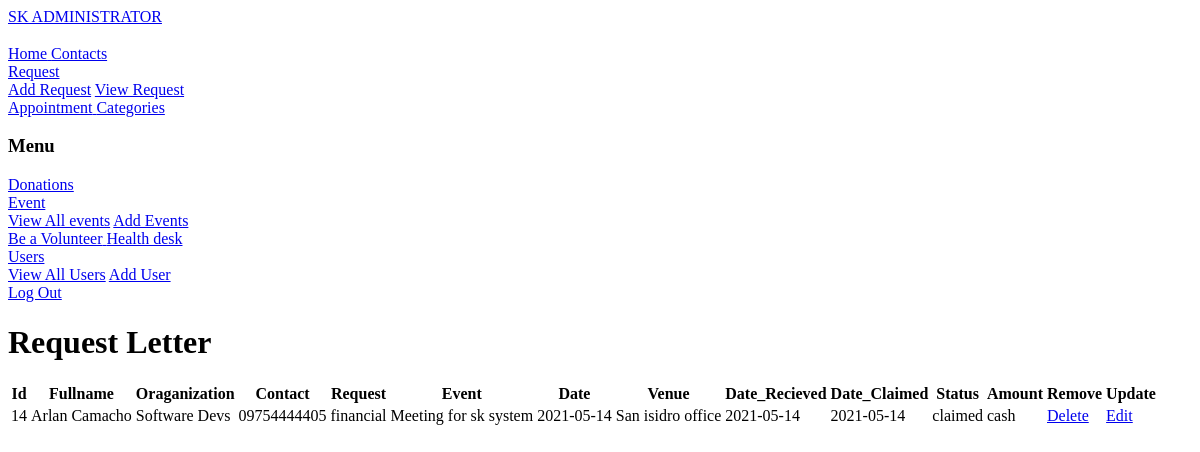
Before: /admin/view_all_request.php with the older database file.
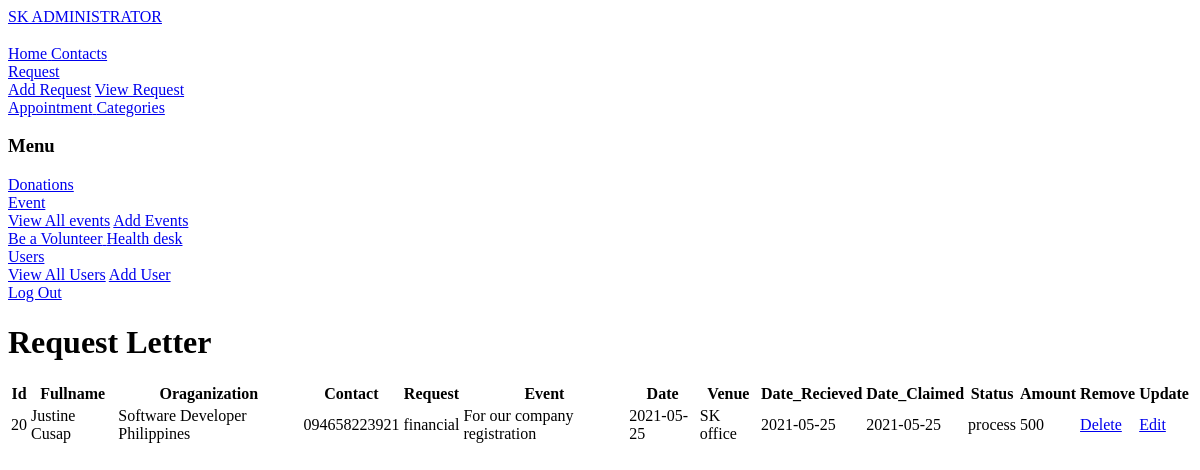
After: the same page with the newer database file.
### tables this page shows
CREATE TABLE `request` (
  `id` int(15) NOT NULL,
  `fullname` varchar(255) NOT NULL,
  `organization` varchar(255) NOT NULL,
  `contact` varchar(255) NOT NULL,
  `request` varchar(255) NOT NULL,
  `event` varchar(255) NOT NULL,
  `date` date NOT NULL,
  `venue` varchar(255) NOT NULL,
  `date_recieved` date NOT NULL,
  `date_claimed` date NOT NULL,
  `amount` varchar(255) NOT NULL,
  `status` varchar(255) NOT NULL
);

### admin/view_all_request.php (the view, shortened to what this page needs)
<body style="background:#ffff;">
<?php include "includes/admin_navigation.php"; ?>
<div id="page-wrapper">
    <div class="container-fluid">
        <div class="row">
            <div class="col-lg-12 ">
                <h1 class="page-header">Request Letter </h1>
                <table class="table table-striped  table-hover table-primary">
                    <thead class="thead-dark">
                        <tr>
                            <th>Id</th>
                            <th>Fullname</th>
                            <th>Oraganization</th>
                            <th>Contact</th>
                            <th>Request</th>
                            <th>Event</th>
                            <th>Date</th>
                            <th>Venue</th>
                            <th>Date_Recieved</th>
                            <th>Date_Claimed</th>
                            <th>Status</th>
                            <th>Amount</th>
                            <th>Remove</th>
                            <th>Update</th>
                        </tr>
                    </thead>
                    <tbody>
            <?php
                $query = "SELECT * FROM request ORDER by id DESC";
                $select_request = mysqli_query($connection,$query);
                    while($row = mysqli_fetch_assoc($select_request)){
                    $id = $row['id'];
                    $fullname = $row['fullname'];
                    $organization    = $row['organization'];
                    $contact  = $row['contact'];
                    $request  = $row['request'];
                    $event  = $row['event'];
                    $date  = $row['date'];
                    $venue  = $row['venue'];
                    $dateR  = $row['date_recieved'];
                    $dateC  = $row['date_claimed'];
                    $status  = $row['status'];
                    $amount  = $row['amount'];
                echo "<tr>";
                    echo "<td>{$id}</td>";
                    echo "<td>{$fullname}</td>";
                    echo "<td>{$organization}</td>";
                    echo "<td>{$contact}</td>";
                    echo "<td>{$request}</td>";
                    echo "<td>{$event}</td>";
                    echo "<td>{$date}</td>";
                    echo "<td>{$venue}</td>";
                    echo "<td>{$dateR}</td>";
                    echo "<td>{$dateC}</td>";
                    echo "<td>{$status}</td>";
                    echo "<td>{$amount}</td>";
                    echo "<td><a onClick=\"javascript: return confirm('Are you sure you want to delete?');\" href='request.php?delete={$id}'>Delete</a></td>";
                    echo "<td><a href='request.php?source=edit_request&edit_request_id={$id}'>Edit</a></td>";
                echo "</tr>";
            }
            ?>
                    </tbody>
                </table>
            </div>
        </div>
    </div>
</div>
<?php include "includes/admin_footer.php" ?>

Changed rows visible on the page:
removed request: id "14", fullname "Arlan Camacho", organization "Software Devs", contact "09754444405", request "financial", event "Meeting for sk system", date "2021-05-14", venue "San isidro office", date_recieved "2021-05-14", date_claimed "2021-05-14", status "claimed", amount "cash"
added request: id "20", fullname "Justine Cusap", organization "Software Developer Philippines", contact "094658223921", request "financial", event "For our company registration", date "2021-05-25", venue "SK office", date_recieved "2021-05-25", date_claimed "2021-05-25", status "process", amount "500"
